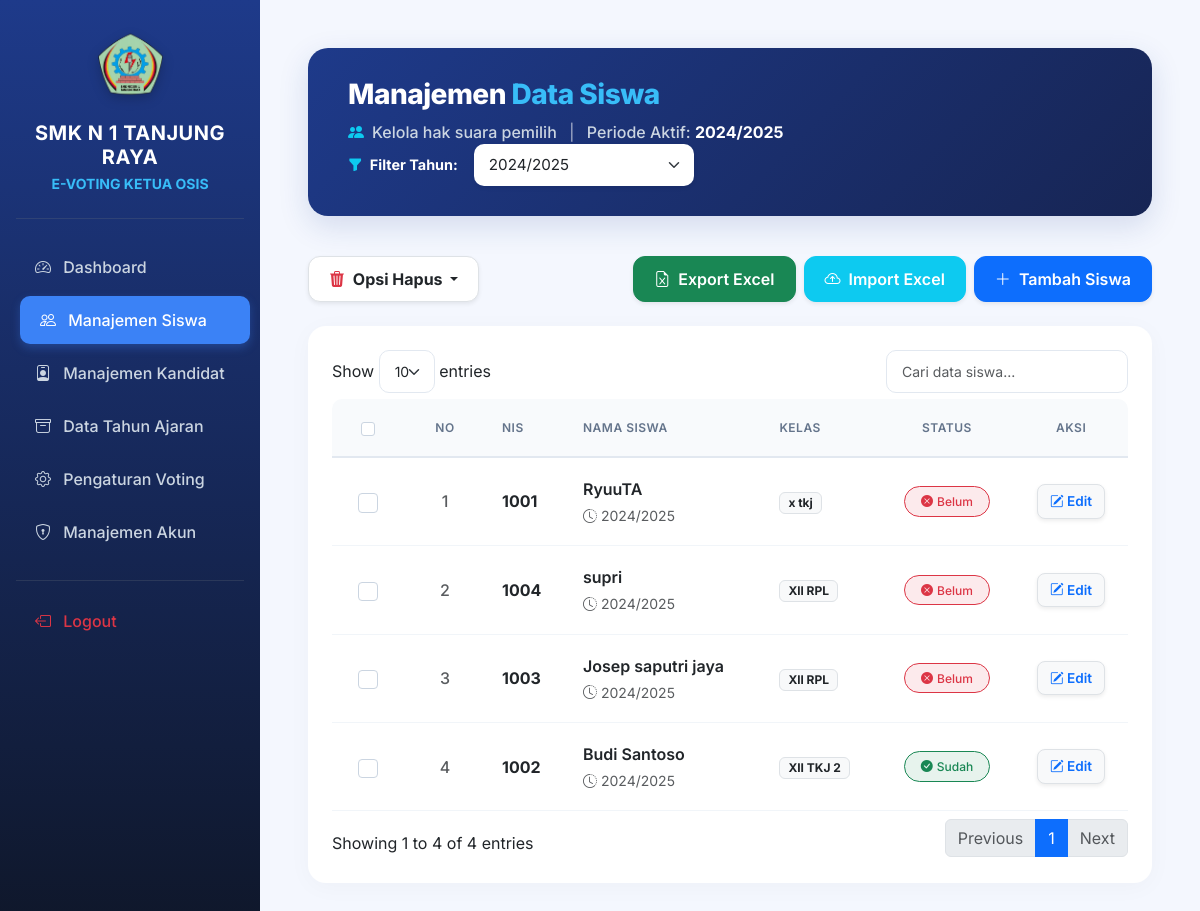
Page /evoting/admin/siswa.php (signed in) on the committed database.
### tables this page shows
CREATE TABLE `tahun_ajaran` (
  `id_tahun` int(11) NOT NULL,
  `nama_tahun` varchar(20) NOT NULL,
  `status` enum('Aktif','Tidak Aktif') DEFAULT 'Tidak Aktif'
);

CREATE TABLE `siswa` (
  `id_siswa` int(11) NOT NULL,
  `nis` varchar(20) NOT NULL,
  `nama` varchar(100) NOT NULL,
  `kelas` varchar(50) NOT NULL,
  `password` varchar(255) NOT NULL,
  `status_memilih` enum('0','1') DEFAULT '0',
  `id_tahun` int(11) NOT NULL
);

### evoting/admin/siswa.php (the view, shortened to what this page needs)
<?php
require '../config/koneksi.php';
$q_tahun_aktif = $conn->query("SELECT * FROM tahun_ajaran WHERE status = 1");
$tahun_aktif = $q_tahun_aktif->fetch_assoc();
$id_tahun_aktif = $tahun_aktif['id_tahun'] ?? 0;
$nama_tahun_aktif = $tahun_aktif['nama_tahun'] ?? 'Belum Ada';
$filter_tahun = isset($_GET['filter_tahun']) ? $_GET['filter_tahun'] : $id_tahun_aktif;
?>
<!DOCTYPE html>
<html lang="id">
<head>
    <link href="https://cdn.jsdelivr.net/npm/bootstrap@5.3.0/dist/css/bootstrap.min.css" rel="stylesheet">
    <link rel="stylesheet" href="https://cdn.jsdelivr.net/npm/bootstrap-icons@1.10.5/font/bootstrap-icons.css">
    <link rel="stylesheet" href="https://cdn.datatables.net/1.13.6/css/dataTables.bootstrap5.min.css">
</head>
<body>
    <div class="d-flex">
        <?php
        $current_page = basename($_SERVER['PHP_SELF']);
        $is_arsip = strpos($_SERVER['REQUEST_URI'], '/arsip/') !== false;
        ?>
        <div class="sidebar text-white pt-4 flex-shrink-0 shadow-lg">
            <div class="text-center mb-4 px-3">
                <img src="../assets/img/logo.png" alt="Logo SMK" width="65" class="mb-3 sidebar-logo">
                <h5 class="fw-bold mb-1 text-white" style="letter-spacing: 0.5px;">SMK N 1 TANJUNG RAYA</h5>
                <p class="small fw-bold mb-0" style="color: #38bdf8;">E-VOTING KETUA OSIS</p>
            </div>
            <hr class="border-secondary mx-3 mb-4 opacity-25">
            <a href="index.php" class="<?= ($current_page == 'index.php' && !$is_arsip) ? 'active' : '' ?>"><i class="bi bi-speedometer2 me-2"></i> Dashboard</a>
            <a href="siswa.php" class="<?= ($current_page == 'siswa.php') ? 'active' : '' ?>"><i class="bi bi-people me-2"></i> Manajemen Siswa</a>
            <a href="kandidat.php" class="<?= ($current_page == 'kandidat.php') ? 'active' : '' ?>"><i class="bi bi-person-badge me-2"></i> Manajemen Kandidat</a>
            <a href="../arsip/index.php" class="<?= ($is_arsip) ? 'active' : '' ?>"><i class="bi bi-archive me-2"></i> Data Tahun Ajaran</a>
            <a href="pengaturan.php" class="<?= ($current_page == 'pengaturan.php') ? 'active' : '' ?>"><i class="bi bi-gear me-2"></i> Pengaturan Voting</a>
            <a href="akun.php" class="<?= ($current_page == 'akun.php') ? 'active' : '' ?>"><i class="bi bi-shield-lock me-2"></i> Manajemen Akun</a>
            <hr class="border-secondary mx-3 mt-4 mb-3 opacity-25">
            <a href="../auth/logout.php" class="text-danger hover-danger"><i class="bi bi-box-arrow-left me-2"></i> Logout</a>
        </div>
        <div class="main-content flex-grow-1 p-5 w-100">
            <div class="header-banner d-flex flex-wrap justify-content-between align-items-center">
                <div>
                    <h3 class="title-header mb-2">Manajemen <span>Data Siswa</span></h3>
                    <p class="mb-0 fw-medium" style="color: #cbd5e1;">
                        <i class="bi bi-people-fill me-2 text-info"></i>Kelola hak suara pemilih <span class="mx-2 text-white-50">|</span> Periode Aktif: <strong class="text-white"><?= $nama_tahun_aktif ?></strong>
                    </p>
                </div>
                <form method="GET" class="d-flex align-items-center mt-3 mt-md-0">
                    <label class="me-3 fw-bold text-white text-nowrap" style="font-size: 0.9rem;">
                        <i class="bi bi-funnel-fill text-info me-1"></i> Filter Tahun:
                    </label>
                    <select name="filter_tahun" class="form-select border-0 shadow-sm" onchange="this.form.submit()" style="width: 220px; font-size: 0.95rem; cursor: pointer;">
                        <?php
                        $t_list = $conn->query("SELECT * FROM tahun_ajaran ORDER BY nama_tahun DESC");
                        while($t = $t_list->fetch_assoc()):
                        ?>
                        <option value="<?= $t['id_tahun'] ?>" <?= $filter_tahun == $t['id_tahun'] ? 'selected' : '' ?>><?= $t['nama_tahun'] ?></option>
                        <?php endwhile; ?>
                    </select>
                </form>
            </div>
            <div class="d-flex flex-wrap justify-content-between align-items-center mb-4 gap-3">
                <div class="dropdown">
                    <button class="btn btn-white bg-white border shadow-sm dropdown-toggle text-dark fw-bold" type="button" data-bs-toggle="dropdown">
                        <i class="bi bi-trash3-fill text-danger me-1"></i> Opsi Hapus
                    </button>
                </div>
                <div class="d-flex flex-wrap gap-2">
                    <a href="?export=csv&filter_tahun=<?= $filter_tahun ?>" class="btn btn-success shadow-sm text-white">
                        <i class="bi bi-file-earmark-excel me-1"></i> Export Excel
                    </a>
                    <button class="btn btn-info shadow-sm text-white" data-bs-toggle="modal" data-bs-target="#modalImport">
                        <i class="bi bi-cloud-arrow-up me-1"></i> Import Excel
                    </button>
                    <button class="btn btn-primary shadow-sm" data-bs-toggle="modal" data-bs-target="#modalTambah">
                        <i class="bi bi-plus-lg me-1"></i> Tambah Siswa
                    </button>
                </div>
            </div>
            <form id="formSiswa" method="POST" action="">
                <div class="card table-card">
                    <div class="card-body p-4">
                        <div class="table-responsive">
                            <table id="tabelSiswa" class="table align-middle w-100">
                                <thead>
                                    <tr>
                                        <th class="text-center" style="width: 40px; border-top-left-radius: 10px;">
                                            <input class="form-check-input" type="checkbox" id="checkAll">
                                        </th>
                                        <th class="text-center" style="width: 50px;">No</th>
                                        <th>NIS</th>
                                        <th>Nama Siswa</th>
                                        <th>Kelas</th>
                                        <th class="text-center">Status</th>
                                        <th class="text-center" style="border-top-right-radius: 10px;">Aksi</th>
                                    </tr>
                                </thead>
                                <tbody>
                                    <?php
                                    $no = 1;
                                    $q_sql = ($filter_tahun == 'semua') ? "SELECT s.*, t.nama_tahun FROM siswa s LEFT JOIN tahun_ajaran t ON s.id_tahun = t.id_tahun ORDER BY s.id_siswa DESC" : "SELECT s.*, t.nama_tahun FROM siswa s LEFT JOIN tahun_ajaran t ON s.id_tahun = t.id_tahun WHERE s.id_tahun = '$filter_tahun' ORDER BY s.id_siswa DESC";
                                    $query = $conn->query($q_sql);
                                    while ($row = $query->fetch_assoc()):
                                    ?>
                                    <tr>
                                        <td class="text-center">
                                            <input class="form-check-input check-item" type="checkbox" name="cek_siswa[]" value="<?= $row['id_siswa'] ?>">
                                        </td>
                                        <td class="text-center text-muted fw-medium"><?= $no++ ?></td>
                                        <td class="fw-bold text-dark"><?= htmlspecialchars($row['nis']) ?></td>
                                        <td>
                                            <span class="fw-semibold text-dark"><?= htmlspecialchars($row['nama']) ?></span>
                                            <div class="small text-muted mt-1"><i class="bi bi-clock-history me-1"></i><?= $row['nama_tahun'] ?? 'Tahun Tidak Diketahui' ?></div>
                                        </td>
                                        <td><span class="badge bg-light text-dark border px-2 py-1"><?= htmlspecialchars($row['kelas']) ?></span></td>
                                        <td class="text-center">
                                            <?php if($row['status_memilih'] == '1'): ?>
                                                <span class="badge bg-success bg-opacity-10 text-success border border-success px-3 py-2 rounded-pill fw-medium"><i class="bi bi-check-circle-fill me-1"></i>Sudah</span>
                                            <?php else: ?>
                                                <span class="badge bg-danger bg-opacity-10 text-danger border border-danger px-3 py-2 rounded-pill fw-medium"><i class="bi bi-x-circle-fill me-1"></i>Belum</span>
                                            <?php endif; ?>
                                        </td>
                                        <td class="text-center">
                                            <button type="button" class="btn btn-light btn-action text-primary border shadow-sm" data-bs-toggle="modal" data-bs-target="#modalEdit<?= $row['id_siswa'] ?>">
                                                <i class="bi bi-pencil-square"></i> Edit
                                            </button>
                                        </td>
                                    </tr>
                                    <?php endwhile; ?>
                                </tbody>
                            </table>
                        </div>
                    </div>
                </div>
            </form>
        </div>
    </div>
</body>
</html>

### evoting/admin/siswa.php (style rules this page uses)
:root { --primary-navy: #1e3a8a; --primary-blue: #3b82f6; --accent-blue: #38bdf8; }
body { font-family: 'Inter', sans-serif; background-color: #f4f7fe !important; }
.sidebar { min-height: 100vh; background: linear-gradient(180deg, var(--primary-navy) 0%, #0f172a 100%); width: 260px; }
.sidebar a { color: #cbd5e1; text-decoration: none; padding: 12px 20px; display: block; border-radius: 10px; margin: 5px 15px; transition: all 0.3s; font-weight: 500; }
.sidebar a:hover, .sidebar a.active { background-color: var(--primary-blue); color: #fff; transform: translateX(5px); box-shadow: 0 4px 10px rgba(59, 130, 246, 0.3); }
.sidebar-logo { filter: drop-shadow(0 4px 6px rgba(0,0,0,0.2)); }
.main-content { background-color: #f4f7fe; min-height: 100vh; }
.header-banner { background: linear-gradient(135deg, var(--primary-navy) 0%, #172554 100%); border-radius: 20px; padding: 30px 40px; box-shadow: 0 10px 30px rgba(30, 58, 138, 0.15); margin-bottom: 2.5rem; color: #ffffff; }
.title-header { color: #ffffff; font-weight: 800; letter-spacing: -0.5px; }
.title-header span { color: var(--accent-blue); }
.table-card { border-radius: 18px; border: none; box-shadow: 0 4px 25px rgba(0,0,0,0.03); background: #ffffff; }
.table > :not(caption) > * > * { padding: 1.2rem 1rem; border-bottom-color: #f1f5f9; vertical-align: middle; }
.table thead th { background-color: #f8fafc; color: #64748b; font-weight: 600; text-transform: uppercase; font-size: 0.75rem; letter-spacing: 0.5px; border-bottom: 2px solid #e2e8f0; }
.table tbody tr { transition: all 0.2s; }
.form-check-input { width: 1.2em; height: 1.2em; border-color: #cbd5e1; cursor: pointer; }
.form-control, .form-select { border-radius: 10px; padding: 10px 15px; border-color: #e2e8f0; }
.btn { font-weight: 600; padding: 10px 20px; border-radius: 12px; transition: 0.3s; }
.btn-action { font-size: 0.85rem; padding: 6px 12px; border-radius: 8px; }

### rows in the picture
tahun_ajaran: nama_tahun "2024/2025"
siswa: nis "1001", nama "RyuuTA", id_tahun.nama_tahun "2024/2025", kelas "x tkj", status_memilih "0" (drawn)
siswa: nis "1004", nama "supri", id_tahun.nama_tahun "2024/2025", kelas "Xll RPL", status_memilih "0" (drawn)
siswa: nis "1003", nama "Josep saputri jaya", id_tahun.nama_tahun "2024/2025", kelas "Xll RPL", status_memilih "0" (drawn)
siswa: nis "1002", nama "Budi Santoso", id_tahun.nama_tahun "2024/2025", kelas "XII TKJ 2", status_memilih "1" (drawn)

### other values in the picture
form field filter_tahun "2024/2025"
